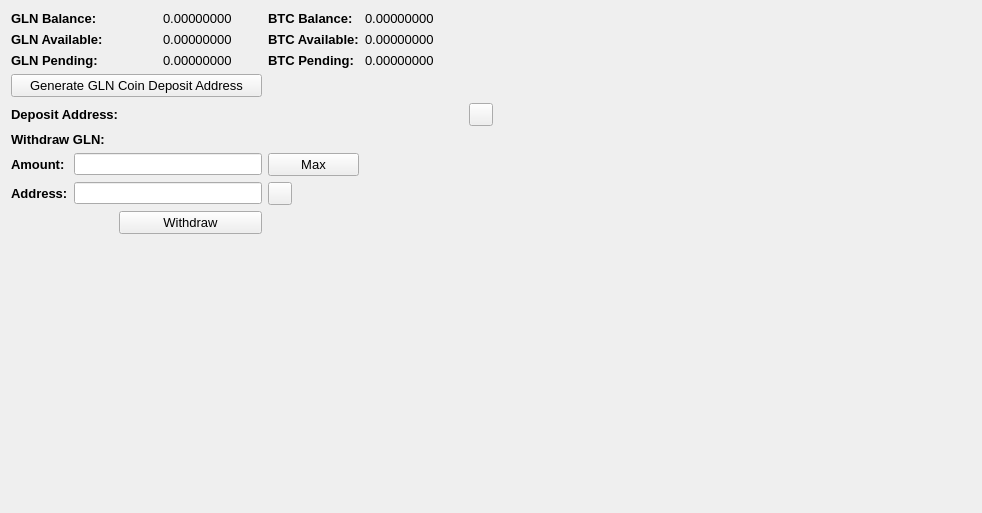
     <widget class="QWidget" name="BalanceTab">
      <attribute name="title">
       <string>Balance</string>
      </attribute>
      <layout class="QGridLayout" name="gridLayout_2">
       <item row="0" column="0" colspan="2">
        <widget class="QLabel" name="label_11">
         <property name="font">
          <font>
           <pointsize>10</pointsize>
           <weight>75</weight>
           <bold>true</bold>
          </font>
         </property>
         <property name="text">
          <string>GLN Balance:</string>
         </property>
        </widget>
       </item>
       <item row="0" column="3">
        <widget class="QLabel" name="HMBalanceLabel">
         <property name="font">
          <font>
           <pointsize>10</pointsize>
          </font>
         </property>
         <property name="text">
          <string>0.00000000</string>
         </property>
         <property name="textInteractionFlags">
          <set>Qt::LinksAccessibleByMouse|Qt::TextSelectableByMouse</set>
         </property>
        </widget>
       </item>
       <item row="0" column="4">
        <widget class="QLabel" name="label_12">
         <property name="font">
          <font>
           <pointsize>10</pointsize>
           <weight>75</weight>
           <bold>true</bold>
          </font>
         </property>
         <property name="text">
          <string>BTC Balance:</string>
         </property>
        </widget>
       </item>
       <item row="0" column="5">
        <widget class="QLabel" name="BitcoinBalanceLabel">
         <property name="font">
          <font>
           <pointsize>10</pointsize>
          </font>
         </property>
         <property name="text">
          <string>0.00000000</string>
         </property>
         <property name="textInteractionFlags">
          <set>Qt::LinksAccessibleByMouse|Qt::TextSelectableByMouse</set>
         </property>
        </widget>
       </item>
       <item row="0" column="7" rowspan="10">
        <spacer name="horizontalSpacer_4">
         <property name="orientation">
          <enum>Qt::Horizontal</enum>
         </property>
         <property name="sizeHint" stdset="0">
          <size>
           <width>478</width>
           <height>488</height>
          </size>
         </property>
        </spacer>
       </item>
       <item row="1" column="0" colspan="2">
        <widget class="QLabel" name="label_13">
         <property name="font">
          <font>
           <pointsize>10</pointsize>
           <weight>75</weight>
           <bold>true</bold>
          </font>
         </property>
         <property name="text">
          <string>GLN Available:</string>
         </property>
        </widget>
       </item>
       <item row="1" column="3">
        <widget class="QLabel" name="HMAvailableLabel_2">
         <property name="font">
          <font>
           <pointsize>10</pointsize>
          </font>
         </property>
         <property name="text">
          <string>0.00000000</string>
         </property>
         <property name="textInteractionFlags">
          <set>Qt::LinksAccessibleByMouse|Qt::TextSelectableByMouse</set>
         </property>
        </widget>
       </item>
       <item row="1" column="4">
        <widget class="QLabel" name="label_15">
         <property name="font">
          <font>
           <pointsize>10</pointsize>
           <weight>75</weight>
           <bold>true</bold>
          </font>
         </property>
         <property name="text">
          <string>BTC Available:</string>
         </property>
        </widget>
       </item>
       <item row="1" column="5">
        <widget class="QLabel" name="BitcoinAvailableLabel">
         <property name="font">
          <font>
           <pointsize>10</pointsize>
          </font>
         </property>
         <property name="text">
          <string>0.00000000</string>
         </property>
         <property name="textInteractionFlags">
          <set>Qt::LinksAccessibleByMouse|Qt::TextSelectableByMouse</set>
         </property>
        </widget>
       </item>
       <item row="2" column="0" colspan="2">
        <widget class="QLabel" name="label_14">
         <property name="font">
          <font>
           <pointsize>10</pointsize>
           <weight>75</weight>
           <bold>true</bold>
          </font>
         </property>
         <property name="text">
          <string>GLN Pending:</string>
         </property>
        </widget>
       </item>
       <item row="2" column="3">
        <widget class="QLabel" name="HMPendingLabel">
         <property name="font">
          <font>
           <pointsize>10</pointsize>
          </font>
         </property>
         <property name="text">
          <string>0.00000000</string>
         </property>
         <property name="textInteractionFlags">
          <set>Qt::LinksAccessibleByMouse|Qt::TextSelectableByMouse</set>
         </property>
        </widget>
       </item>
       <item row="2" column="4">
        <widget class="QLabel" name="label_31">
         <property name="font">
          <font>
           <pointsize>10</pointsize>
           <weight>75</weight>
           <bold>true</bold>
          </font>
         </property>
         <property name="text">
          <string>BTC Pending:</string>
         </property>
        </widget>
       </item>
       <item row="2" column="5">
        <widget class="QLabel" name="BitcoinPendingLabel">
         <property name="font">
          <font>
           <pointsize>10</pointsize>
          </font>
         </property>
         <property name="text">
          <string>0.00000000</string>
         </property>
         <property name="textInteractionFlags">
          <set>Qt::LinksAccessibleByMouse|Qt::TextSelectableByMouse</set>
         </property>
        </widget>
       </item>
       <item row="3" column="0" colspan="4">
        <widget class="QPushButton" name="GenDepositBTN">
         <property name="font">
          <font>
           <pointsize>10</pointsize>
          </font>
         </property>
         <property name="text">
          <string>Generate GLN Coin Deposit Address</string>
         </property>
        </widget>
       </item>
       <item row="4" column="0" colspan="3">
        <widget class="QLabel" name="label_33">
         <property name="font">
          <font>
           <pointsize>10</pointsize>
           <weight>75</weight>
           <bold>true</bold>
          </font>
         </property>
         <property name="text">
          <string>Deposit Address:</string>
         </property>
        </widget>
       </item>
       <item row="4" column="3" colspan="3">
        <widget class="QLabel" name="DepositAddressLabel">
         <property name="minimumSize">
          <size>
           <width>300</width>
           <height>0</height>
          </size>
         </property>
         <property name="palette">
          <palette>
           <active>
            <colorrole role="WindowText">
             <brush brushstyle="SolidPattern">
              <color alpha="255">
               <red>0</red>
               <green>0</green>
               <blue>0</blue>
              </color>
             </brush>
            </colorrole>
            <colorrole role="Text">
             <brush brushstyle="SolidPattern">
              <color alpha="255">
               <red>0</red>
               <green>0</green>
               <blue>255</blue>
              </color>
             </brush>
            </colorrole>
           </active>
           <inactive>
            <colorrole role="WindowText">
             <brush brushstyle="SolidPattern">
              <color alpha="255">
               <red>0</red>
               <green>0</green>
               <blue>0</blue>
              </color>
             </brush>
            </colorrole>
            <colorrole role="Text">
             <brush brushstyle="SolidPattern">
              <color alpha="255">
               <red>0</red>
               <green>0</green>
               <blue>255</blue>
              </color>
             </brush>
            </colorrole>
           </inactive>
           <disabled>
            <colorrole role="WindowText">
             <brush brushstyle="SolidPattern">
              <color alpha="255">
               <red>120</red>
               <green>120</green>
               <blue>120</blue>
              </color>
             </brush>
            </colorrole>
            <colorrole role="Text">
             <brush brushstyle="SolidPattern">
              <color alpha="255">
               <red>120</red>
               <green>120</green>
               <blue>120</blue>
              </color>
             </brush>
            </colorrole>
           </disabled>
          </palette>
         </property>
         <property name="font">
          <font>
           <pointsize>10</pointsize>
           <weight>75</weight>
           <bold>true</bold>
          </font>
         </property>
         <property name="text">
          <string/>
         </property>
         <property name="alignment">
          <set>Qt::AlignRight|Qt::AlignTrailing|Qt::AlignVCenter</set>
         </property>
         <property name="textInteractionFlags">
          <set>Qt::LinksAccessibleByMouse|Qt::TextSelectableByKeyboard|Qt::TextSelectableByMouse</set>
         </property>
        </widget>
       </item>
       <item row="4" column="6">
        <widget class="QToolButton" name="DepositCopyButton">
         <property name="toolTip">
          <string>Copy to clipboard</string>
         </property>
         <property name="text">
          <string/>
         </property>
         <property name="icon">
          <iconset resource="../bitcoin.qrc">
           <normaloff>:/icons/editcopy</normaloff>:/icons/editcopy</iconset>
         </property>
         <property name="shortcut">
          <string>Alt+P</string>
         </property>
        </widget>
       </item>
       <item row="5" column="0" colspan="2">
        <widget class="QLabel" name="label_34">
         <property name="font">
          <font>
           <pointsize>10</pointsize>
           <weight>75</weight>
           <bold>true</bold>
          </font>
         </property>
         <property name="text">
          <string>Withdraw GLN:</string>
         </property>
        </widget>
       </item>
       <item row="6" column="0">
        <widget class="QLabel" name="label_26">
         <property name="font">
          <font>
           <pointsize>10</pointsize>
           <weight>75</weight>
           <bold>true</bold>
          </font>
         </property>
         <property name="text">
          <string>Amount:</string>
         </property>
        </widget>
       </item>
       <item row="6" column="1" colspan="3">
        <widget class="QLineEdit" name="WithdrawUnitsInput">
         <property name="font">
          <font>
           <pointsize>9</pointsize>
           <weight>75</weight>
           <bold>true</bold>
          </font>
         </property>
         <property name="text">
          <string/>
         </property>
        </widget>
       </item>
       <item row="6" column="4">
        <widget class="QPushButton" name="Withdraw_Max_Amount">
         <property name="font">
          <font>
           <pointsize>10</pointsize>
          </font>
         </property>
         <property name="text">
          <string>Max</string>
         </property>
        </widget>
       </item>
       <item row="7" column="0">
        <widget class="QLabel" name="label_10">
         <property name="font">
          <font>
           <pointsize>10</pointsize>
           <weight>75</weight>
           <bold>true</bold>
          </font>
         </property>
         <property name="text">
          <string>Address:</string>
         </property>
        </widget>
       </item>
       <item row="7" column="1" colspan="3">
        <widget class="QLineEdit" name="WithdrawAddress">
         <property name="font">
          <font>
           <pointsize>9</pointsize>
           <weight>75</weight>
           <bold>true</bold>
          </font>
         </property>
        </widget>
       </item>
       <item row="7" column="4">
        <widget class="QToolButton" name="WithdrawPasteButton">
         <property name="toolTip">
          <string>Paste from clipboard</string>
         </property>
         <property name="text">
          <string/>
         </property>
         <property name="icon">
          <iconset resource="../bitcoin.qrc">
           <normaloff>:/icons/editpaste</normaloff>:/icons/editpaste</iconset>
         </property>
         <property name="shortcut">
          <string>Alt+P</string>
         </property>
        </widget>
       </item>
       <item row="8" column="2" colspan="2">
        <widget class="QPushButton" name="WithdrawUnitsBtn">
         <property name="font">
          <font>
           <pointsize>10</pointsize>
          </font>
         </property>
         <property name="text">
          <string>Withdraw</string>
         </property>
        </widget>
       </item>
       <item row="9" column="0" colspan="6">
        <spacer name="verticalSpacer">
         <property name="orientation">
          <enum>Qt::Vertical</enum>
         </property>
         <property name="sizeHint" stdset="0">
          <size>
           <width>428</width>
           <height>262</height>
          </size>
         </property>
        </spacer>
       </item>
      </layout>
      <zorder>label_31</zorder>
      <zorder>label_15</zorder>
      <zorder>label_12</zorder>
      <zorder>label_14</zorder>
      <zorder>label_13</zorder>
      <zorder>label_11</zorder>
      <zorder>BitcoinBalanceLabel</zorder>
      <zorder>HMBalanceLabel</zorder>
      <zorder>HMAvailableLabel_2</zorder>
      <zorder>HMPendingLabel</zorder>
      <zorder>BitcoinAvailableLabel</zorder>
      <zorder>BitcoinPendingLabel</zorder>
      <zorder>label_33</zorder>
      <zorder>GenDepositBTN</zorder>
      <zorder>DepositAddressLabel</zorder>
      <zorder>Withdraw_Max_Amount</zorder>
      <zorder>label_34</zorder>
      <zorder>WithdrawUnitsInput</zorder>
      <zorder>label_10</zorder>
      <zorder>label_26</zorder>
      <zorder>WithdrawAddress</zorder>
      <zorder>WithdrawUnitsBtn</zorder>
      <zorder>horizontalSpacer_4</zorder>
      <zorder>verticalSpacer</zorder>
      <zorder>WithdrawPasteButton</zorder>
      <zorder>DepositCopyButton</zorder>
     </widget>
